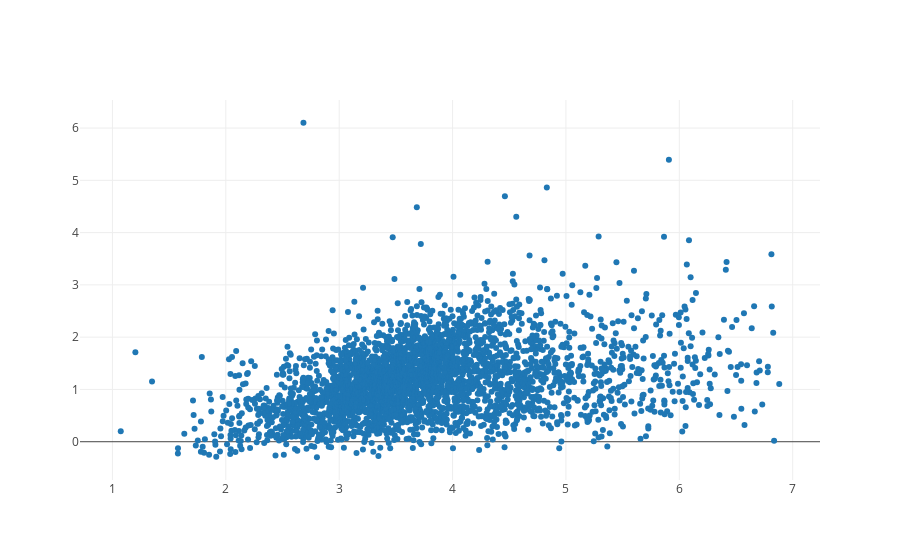

Here is the notebook cell this chart was saved with:
### Code cell
#不同市盈率股票价格变动
import plotly.offline as py
import plotly.graph_objs as go
import plotly.figure_factory as ff
py.init_notebook_mode(connected=True)

btc_trace = go.Scatter(x=np.log(stocks.per), y=np.log(stocks.pb),mode='markers')
py.iplot([btc_trace])

### Figure 1 — Plotly figure (JSON) as saved in the notebook; plotly's stock layout.template omitted (floating-point values rounded to 4 significant figures; data arrays with more than 128 entries replaced by an {"elided": "..."} marker saying what was removed)
{"data": [{"mode": "markers", "type": "scatter", "x": {"elided": "3291 float values"}, "y": {"elided": "3291 float values"}}], "layout": {}}
